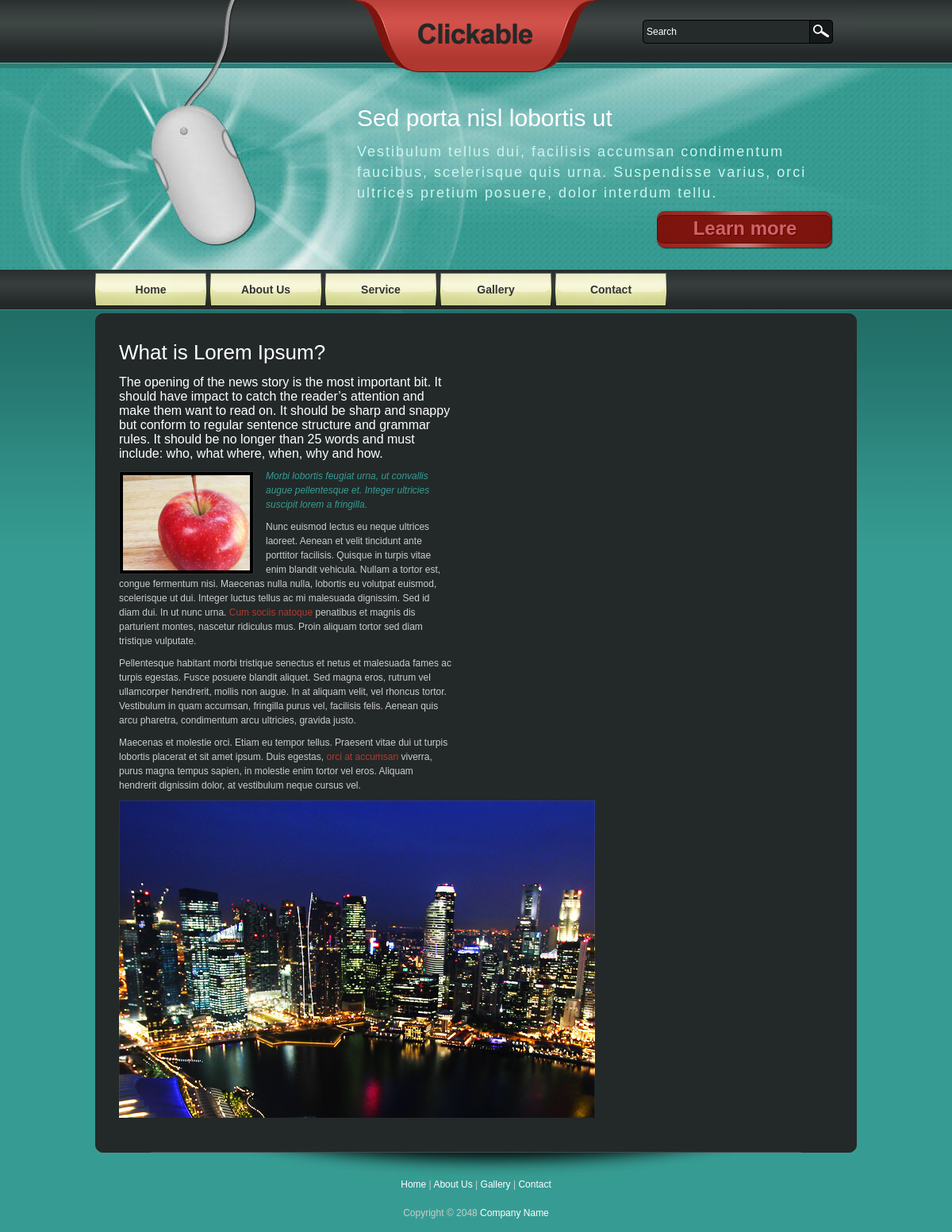
Page /newsdetails/1 on the committed database.
### news/models.py (models this page shows)
class News(models.Model):
    news_title=models.CharField(max_length=100)
    news_des=HTMLField()
    news_image=models.FileField(upload_to="news/",max_length=250,null=True,default=None)
    news_slug = AutoSlugField(populate_from='news_title', unique=True, null=True, default=None)

### IIP/views.py (the view)
# urls.py: path("newsdetails/<newsid>",views.newsDetails),
def newsDetails(request,newsid):
    newsDetails=News.objects.get(id=newsid)
    data={
        'newsDetails':newsDetails
    }
    return render(request,"newsdetails.html",data)

### templates/newsdetails.html (shortened to what this page needs)
{% include "header.html" %}
<div id="tooplate_main">
    <div class="col_w900 hr_divider">
        <div class="col_w420 lp_box float_l">
            <h2>{{newsDetails.news_title | safe}}</h2>
            <h5>{{newsDetails.news_des | safe}}</h5>
            <img class="image_wrapper image_fl" src="/static/images/tooplate_image_02.jpg" alt="Image 02" />
            <p><em>Morbi lobortis feugiat urna, ut convallis augue pellentesque et. Integer ultricies suscipit lorem a fringilla.</em></p>
          	<p>Nunc euismod lectus eu neque ultrices laoreet. Aenean et velit tincidunt ante porttitor facilisis. Quisque in turpis vitae enim blandit vehicula. Nullam a tortor est, congue fermentum nisi. Maecenas nulla nulla, lobortis eu volutpat euismod, scelerisque ut dui. Integer luctus tellus ac mi malesuada dignissim. Sed id diam dui. In ut nunc urna. <a href="/static/#">Cum sociis natoque</a> penatibus et magnis dis parturient montes, nascetur ridiculus mus. Proin aliquam tortor sed diam tristique vulputate.</p>
          	<p>Pellentesque habitant morbi tristique senectus et netus et malesuada fames ac turpis egestas. Fusce posuere blandit aliquet. Sed magna eros, rutrum vel ullamcorper hendrerit, mollis non augue. In at aliquam velit, vel rhoncus tortor. Vestibulum in quam accumsan, fringilla purus vel, facilisis felis. Aenean quis arcu pharetra, condimentum arcu ultricies, gravida justo.</p>
          	<p>Maecenas et molestie orci. Etiam eu tempor tellus. Praesent vitae dui ut turpis lobortis placerat et sit amet ipsum. Duis egestas,<a href="/static/#"> orci at accumsan</a> viverra, purus magna tempus sapien, in molestie enim tortor vel eros. Aliquam hendrerit dignissim dolor, at vestibulum neque cursus vel.</p>
      </div>
		     <img src="/media/{{newsDetails.news_image}}" class="img-fluid">
    </div>
</div>
 {% include "footer.html" %}

### static/tooplate_style.css (style rules this page uses)
body { margin: 0; padding: 0; color: #ccc; font-family: Tahoma, Geneva, sans-serif; font-size: 12px; line-height: 1.5em; background-color: #369c93; background-image: url(images/tooplate_body.png); background-repeat: repeat-x; background-position: top }
a, a:link, a:visited, a:active { color: #b13932; text-decoration: none; }
p { margin: 0 0 10px 0; padding: 0; }
img { border: none; }
h1, h2, h3, h4, h5, h6 { color: #fff; font-weight: normal }
h2 { font-size: 26px; margin: 0 0 20px 0; padding: 0; }
h5 { font-size: 16px; margin: 0 0 10px; padding: 0; }
.float_l { float: left }
.image_wrapper { display: inline-block; border: 1px solid #333; padding: 4px; background: #000; margin-bottom: 5px; }
.image_fl { float: left; margin: 3px 15px 0 0; }
em { color: #369c93 }
#tooplate_main { clear: both; width: 900px; margin: 0 auto; padding: 45px 30px 0; background: #232928 url(images/tooplate_main.jpg) top center no-repeat }
.col_w900 { width: 900px; padding-bottom: 30px }
.col_w420 { width: 420px }

### rows in the picture
News: news_title "What is Lorem Ipsum?", news_des "The opening of the news story is the most important bit. It should have impact to catch the reader’s attention and make them want to read on. It should be sharp and snappy but conform to regular sentence structure and grammar rules. It should be no longer than 25 words and must include: who, what where, when, why and how.", news_image (picture)
